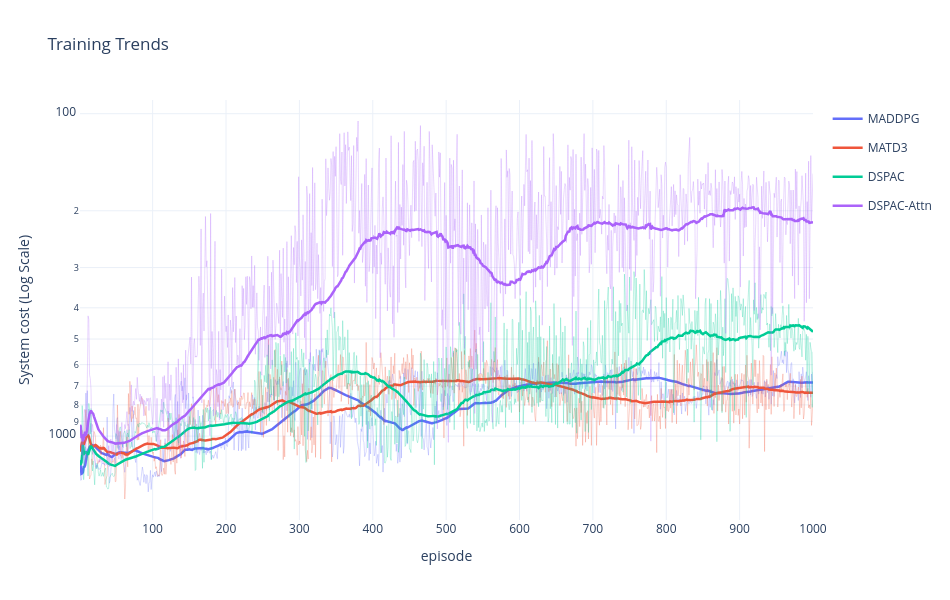

Notebook code cell kept with this figure:
### Code cell
window_size = 100
df_smoothed = df[data_cols].rolling(window=window_size, min_periods=1).mean()

fig = go.Figure()

colors = px.colors.qualitative.Plotly

for i, col in enumerate(data_cols):
    color = colors[i % len(colors)]

    raw_y = -df[col]

    smooth_y = -df_smoothed[col]

    fig.add_trace(go.Scatter(
        x=df[x_col],
        y=raw_y,
        mode='lines',
        name=f"{col} (Raw)",
        line=dict(color=color, width=1),
        opacity=0.25,
        legendgroup=col,
        showlegend=False
    ))

    fig.add_trace(go.Scatter(
        x=df[x_col],
        y=smooth_y,
        mode='lines',
        name=col,
        line=dict(color=color, width=2.5),
        legendgroup=col
    ))

fig.update_yaxes(
    type="log",
    autorange="reversed",
    title_text="System cost (Log Scale)"
)

fig.update_xaxes(title_text=x_col)

fig.update_layout(
    title=f"Training Trends",
    template="plotly_white",
    height=600,
    width=950,
    hovermode="x unified",
    legend=dict(
        yanchor="top",
        y=0.99,
        xanchor="left",
        x=1.02
    )
)

fig.show()

### Figure 1 — Plotly figure (JSON) as saved in the notebook; plotly's stock layout.template omitted (floating-point values rounded to 4 significant figures; data arrays with more than 128 entries replaced by an {"elided": "..."} marker saying what was removed)
{"data": [{"legendgroup": "MADDPG", "line": {"color": "#636EFA", "width": 1}, "mode": "lines", "name": "MADDPG (Raw)", "opacity": 0.25, "showlegend": false, "x": {"elided": "1000 int values"}, "y": {"elided": "1000 float values"}, "type": "scatter"}, {"legendgroup": "MADDPG", "line": {"color": "#636EFA", "width": 2.5}, "mode": "lines", "name": "MADDPG", "x": {"elided": "1000 int values"}, "y": {"elided": "1000 float values"}, "type": "scatter"}, {"legendgroup": "MATD3", "line": {"color": "#EF553B", "width": 1}, "mode": "lines", "name": "MATD3 (Raw)", "opacity": 0.25, "showlegend": false, "x": {"elided": "1000 int values"}, "y": {"elided": "1000 float values"}, "type": "scatter"}, {"legendgroup": "MATD3", "line": {"color": "#EF553B", "width": 2.5}, "mode": "lines", "name": "MATD3", "x": {"elided": "1000 int values"}, "y": {"elided": "1000 float values"}, "type": "scatter"}, {"legendgroup": "DSPAC", "line": {"color": "#00CC96", "width": 1}, "mode": "lines", "name": "DSPAC (Raw)", "opacity": 0.25, "showlegend": false, "x": {"elided": "1000 int values"}, "y": {"elided": "1000 float values"}, "type": "scatter"}, {"legendgroup": "DSPAC", "line": {"color": "#00CC96", "width": 2.5}, "mode": "lines", "name": "DSPAC", "x": {"elided": "1000 int values"}, "y": {"elided": "1000 float values"}, "type": "scatter"}, {"legendgroup": "DSPAC-Attn", "line": {"color": "#AB63FA", "width": 1}, "mode": "lines", "name": "DSPAC-Attn (Raw)", "opacity": 0.25, "showlegend": false, "x": {"elided": "1000 int values"}, "y": {"elided": "1000 float values"}, "type": "scatter"}, {"legendgroup": "DSPAC-Attn", "line": {"color": "#AB63FA", "width": 2.5}, "mode": "lines", "name": "DSPAC-Attn", "x": {"elided": "1000 int values"}, "y": {"elided": "1000 float values"}, "type": "scatter"}], "layout": {"yaxis": {"title": {"text": "System cost (Log Scale)"}, "type": "log", "autorange": "reversed"}, "xaxis": {"title": {"text": "episode"}}, "legend": {"yanchor": "top", "y": 0.99, "xanchor": "left", "x": 1.02}, "title": {"text": "Training Trends"}, "height": 600, "width": 950, "hovermode": "x unified"}}
